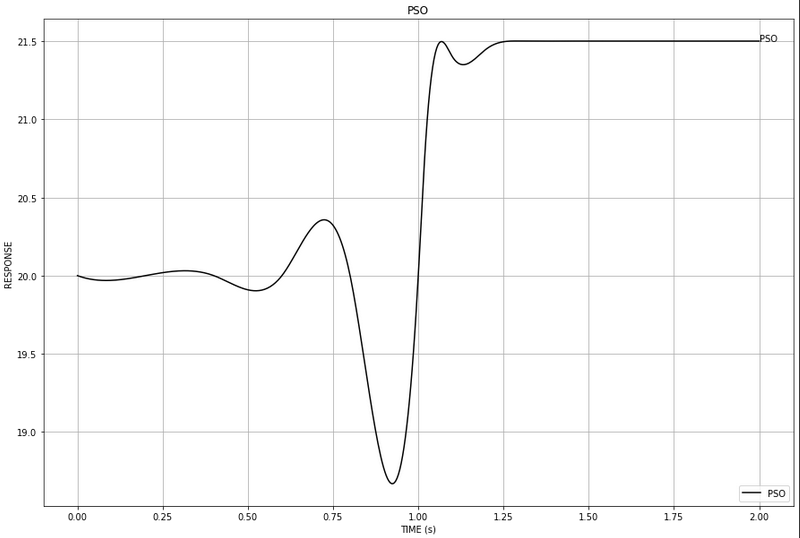

Write Python code to recreate this figure.
import numpy as np

plt.rcParams["figure.figsize"] = (15,10)
x_pos =2
y_pos =21.5
plt.text(x_pos, y_pos, "PSO")
#import SciPy
from scipy.interpolate import make_interp_spline
import matplotlib.pyplot as plt

# Dataset
x = np.array([0, 0.2, 0.4, 0.6, 0.8, 1, 1.02, 1.1, 1.2, 1.3, 1.4, 1.5, 1.6, 1.8, 2])
y = np.array([20, 20, 20,20, 20, 20, 20.8, 21.4, 21.4, 21.5, 21.5, 21.5, 21.5, 21.5, 21.5])

X_Y_Spline = make_interp_spline(x, y)

# Returns evenly spaced numbers
# over a specified interval.
X_ = np.linspace(x.min(), x.max(), 500)
Y_ = X_Y_Spline(X_)

# Plotting the Graph
plt.plot(X_, Y_,color='black')
plt.box(True)
#plt.plot(X_, Y_, 'x',)
plt.legend(["PSO"], loc ="lower right")
plt.title("PSO")
plt.xlabel("TIME (s)")
plt.ylabel("RESPONSE")
plt.grid(True)
plt.show()
